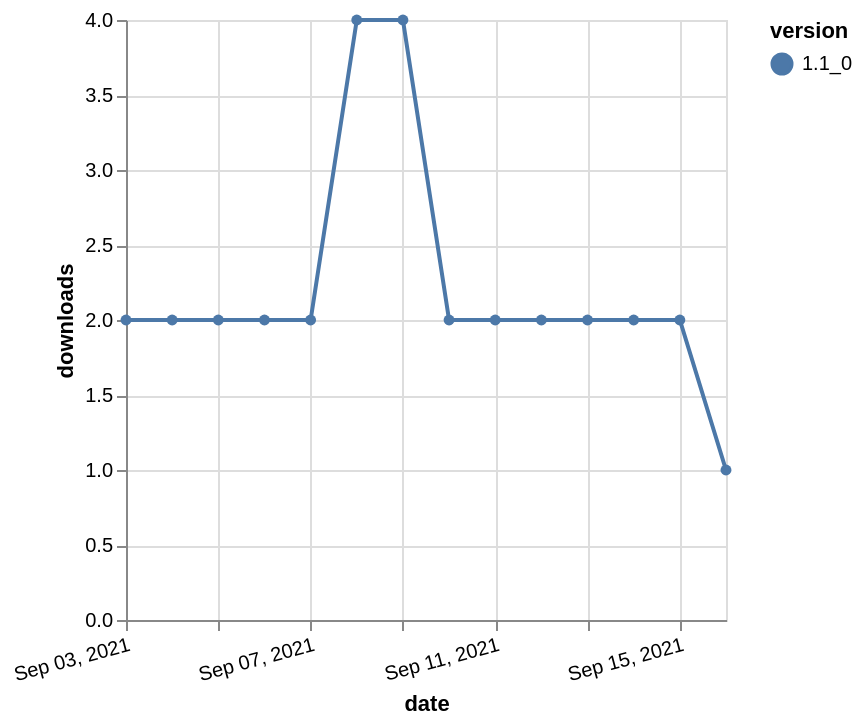

Write the Vega-Lite specification saved for this chart.
### Vega-Lite specification from a JSON file in a GitHub repository (floating-point values rounded to 4 significant figures)
{"$schema": "https://vega.github.io/schema/vega-lite/v5.json", "description": "A simple bar chart with embedded data.", "data": {"values": [{"date": "2021-09-03", "total": 3982, "delta": 2, "version": "1.1_0"}, {"date": "2021-09-04", "total": 3984, "delta": 2, "version": "1.1_0"}, {"date": "2021-09-05", "total": 3986, "delta": 2, "version": "1.1_0"}, {"date": "2021-09-06", "total": 3988, "delta": 2, "version": "1.1_0"}, {"date": "2021-09-07", "total": 3990, "delta": 2, "version": "1.1_0"}, {"date": "2021-09-08", "total": 3994, "delta": 4, "version": "1.1_0"}, {"date": "2021-09-09", "total": 3998, "delta": 4, "version": "1.1_0"}, {"date": "2021-09-10", "total": 4000, "delta": 2, "version": "1.1_0"}, {"date": "2021-09-11", "total": 4002, "delta": 2, "version": "1.1_0"}, {"date": "2021-09-12", "total": 4004, "delta": 2, "version": "1.1_0"}, {"date": "2021-09-13", "total": 4006, "delta": 2, "version": "1.1_0"}, {"date": "2021-09-14", "total": 4008, "delta": 2, "version": "1.1_0"}, {"date": "2021-09-15", "total": 4010, "delta": 2, "version": "1.1_0"}, {"date": "2021-09-16", "total": 4011, "delta": 1, "version": "1.1_0"}]}, "width": "container", "mark": {"type": "line", "point": {"filled": true}}, "encoding": {"x": {"field": "date", "type": "temporal", "timeUnit": "yearmonthdate", "title": "date", "axis": {"labelAngle": -15}}, "y": {"field": "delta", "type": "quantitative", "title": "downloads"}, "color": {"field": "version", "type": "nominal"}, "tooltip": {"field": "delta"}}}
